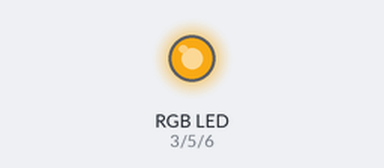
The sketch below on a simulated Arduino Uno, built with avr-gcc and run on an emulated ATmega328P. Shown: an RGB LED mixed from three pins (HIGH = lit). Dim RGB values are drawn brighter than linear; random numbers use the default seed unless the sketch sets one.

Above: at 0.2 s.
At 5.0 s:
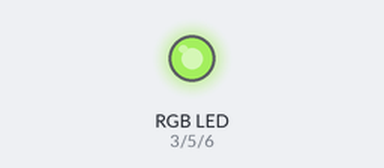
At 9.8 s:
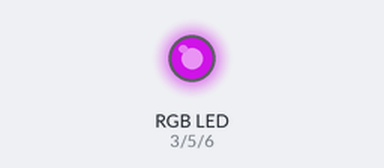
At 19.81 s:
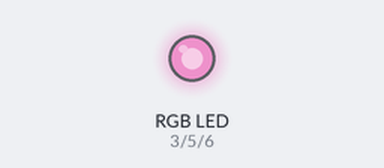
At 29.82 s:
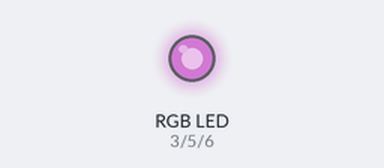
At 39.43 s:
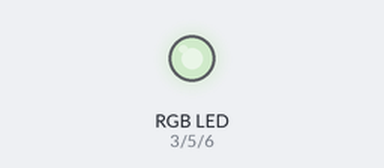
Timing chart, 0 to 40.0 s (numbered marks = the images above):
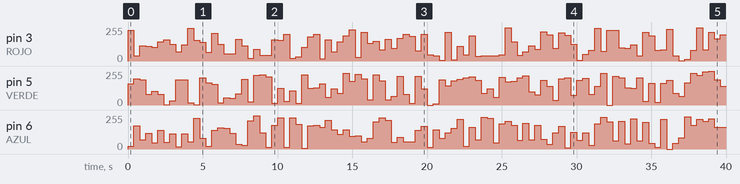

The sketch:

Clase_8.2.ino
```cpp
/*Clase 8.2 RGB Basico
Hay que destacar en este código la función void Color() que nos servirá
para definir las mezclas de luces coloreadas (G, B, R).

 */


//Pines

#define VERDE 5
#define AZUL 6
#define ROJO 3


void setup() {

pinMode (ROJO, OUTPUT);
pinMode (VERDE, OUTPUT);
pinMode (AZUL, OUTPUT);

digitalWrite(VERDE, LOW);
digitalWrite(AZUL, LOW);
digitalWrite(ROJO, LOW);
}

void Color(int G, int B, int R){

  analogWrite(VERDE, G) ;  // Green - Verde
  analogWrite(AZUL, B) ;   // Blue - Azul
  analogWrite(ROJO, R) ;   // Red - Rojo

}

void loop() {
  Color(random(255), random(255), random(255)) ;
  delay(400);
   }
```

Measured:
- by itself, pin 6 (AZUL): 0/255 → 19/255 at 0.00 s, → 175/255 0.40 s later, → 68/255 0.40 s later, → 120/255 0.40 s later, … (100 changes in this stretch)
- by itself, pin 3 (ROJO): 0/255 → 232/255 at 0.00 s, → 38/255 0.40 s later, → 114/255 0.40 s later, → 109/255 0.40 s later, … (100 changes in this stretch)
